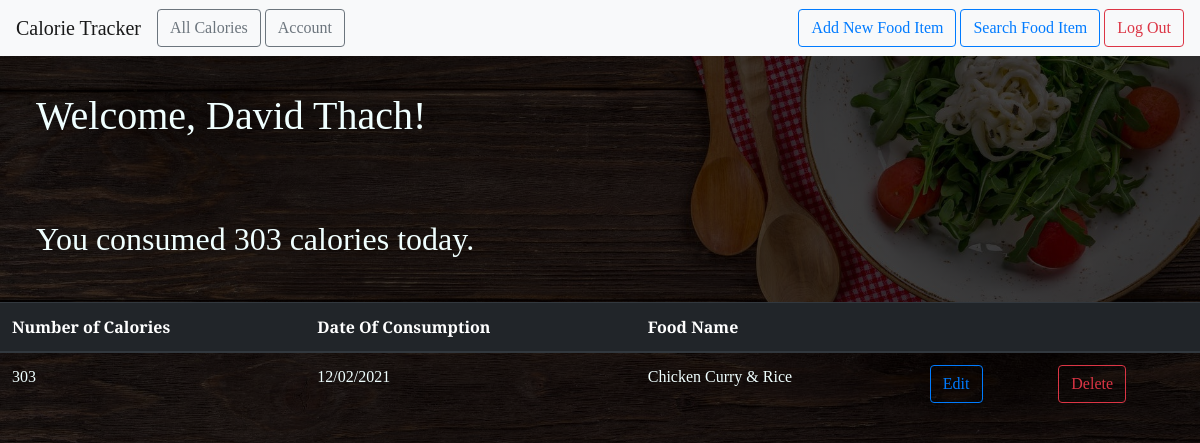
The page /all (signed in) on the database its author committed.
### food_website/models.py (models this page shows, shortened)
class User(db.Model, UserMixin):
    id = db.Column(db.Integer, primary_key=True)
    email = db.Column(db.String(100), unique=True)
    password = db.Column(db.String(100))
    name = db.Column(db.String(1000))
    foods = db.relationship('FoodItem', backref='author', lazy=True)

class FoodItem(db.Model):
    id = db.Column(db.Integer, primary_key=True)
    food_name = db.Column(db.Text, nullable=False)
    date_posted = db.Column(db.DateTime, nullable=False,
                            default=datetime.utcnow)
    calorie = db.Column(db.Integer, nullable=False)
    user_id = db.Column(db.Integer, db.ForeignKey('user.id'), nullable=False)

### food_website/main.py (the view)
@main.route("/all")
@login_required
def user_fooditems():
    user = User.query.filter_by(email=current_user.email).first_or_404()
    foods = user.foods
    totalCalorie = 0
    my_date = datetime.now(pytz.timezone('US/Pacific'))
    my_datetime = datetime(my_date.year, my_date.month, my_date.day)
    foods.sort()
    foods.reverse()
    for food in foods:
        if my_datetime.date() == food.date_posted.date():
            totalCalorie = totalCalorie + food.calorie
    return render_template('all_fooditems.html', foods=foods, user=user, totalCalorie=totalCalorie)

### food_website/__init__.py (called while the page is built)
def create_app():
    app = Flask(__name__)
    app.config['SECRET_KEY'] = 'out-secret-key-goes-here'
    app.config['SQLALCHEMY_DATABASE_URI'] = 'sqlite:///db.sqlite'
    db.init_app(app)
    login_manager = LoginManager()
    login_manager.login_view = 'auth.login'
    login_manager.init_app(app)
    from .models import User
    create_database(app)
    @login_manager.user_loader
    def load_user(user_id):
        return User.query.get(int(user_id))
    from .auth import auth as auth_blueprint
    app.register_blueprint(auth_blueprint)
    from .main import main as main_blueprint
    app.register_blueprint(main_blueprint)
    return app

### food_website/templates/all_fooditems.html
{% extends "base.html" %} {% block head %} {{ super() }}
<link
  rel="stylesheet"
  href="{{ url_for('static', filename= 'extended_beauty.css') }}"
/>
{% endblock %} {% block content %}
<h1 id="intro">
  Welcome, {{ user.name }}!
</h1>
<h2 id="intro">
  You consumed {{ totalCalorie }} calories today.
</h2>
<div>
  <table class="table table-hover" width="100%" cellspacing="0" cellpadding="0" style='font-family: "Arvo", serif;'>
    <thead class="thead-dark">
      <tr id="textstyle">
        <th scope="col">Number of Calories</th>
        <th scope="col">Date Of Consumption</th>
        <th scope="col">Food Name</th>
        <th scope="col"></th>
        <th scope="col"></th>
      </tr>
    </thead>
    <tbody>
      {% for food in foods %}
      <tr>
        <td>{{ food.calorie }}</td>
        <td>{{ food.date_posted.strftime('%m/%d/%Y') }}</td>
        <td>{{ food.food_name }}</td>
        <td>
          <a
            href="{{ url_for('main.update_fooditem', food_id=food.id) }}"
            class="btn btn-outline-primary"
            role="button"
          >
            Edit
          </a>
        </td>
        <td>
          <a
            href="{{ url_for('main.delete_fooditem', food_id=food.id) }}"
            class="btn btn-outline-danger"
            role="button"
          >
            Delete
          </a>
        </td>
      </tr>
      {% endfor %}
    </tbody>
  </table>
</div>
{% endblock %}

### food_website/static/beauty.css (style rules this page uses)
* { font-family: "Arvo", serif; }

### food_website/static/extended_beauty.css (style rules this page uses)
h1, h2, h4, p { font-family: "Arvo", serif; }
#intro { padding-top: 3%; padding-right: 3%; padding-bottom: 3%; padding-left: 3%; }
#textstyle { font-family: "Arvo", serif; }

### food_website/static/style.css (style rules this page uses)
.banner { width: 100%; height: 100vh; background-image: linear-gradient(rgba(0, 0, 0, 0.75), rgba(0, 0, 0, 0.75)), url(background.jpg); background-size: cover; background-position: center; color: azure; font-family: "Arvo", serif; }

### rows shown on the page
User: name "David Thach"
FoodItem: calorie "303", date_posted "12/02/2021", food_name "Chicken Curry & Rice"

### other values the page prints
{{ totalCalorie }} "303"
